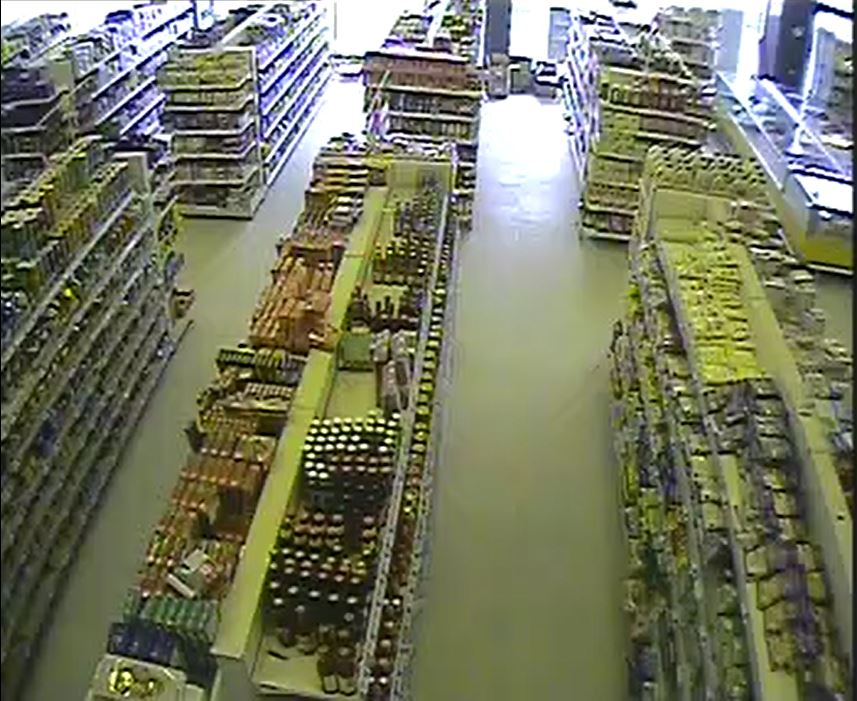
#> input picture Image.JPG, 857 x 701 px, given in place of video1.avi, which was not available
$ python motion_detector.py
#> lines starting #> are read from the running program, lines starting #| are printed output that depends on the picture; after the words box and inside, x2 and y2 are one past the last pixel; in counts of white or black regions, pixels touching at a corner belong together; pictures that were not available may be replaced by others from this repository, and a replacement may not be noted
import cv2
import numpy as np

cap = cv2.VideoCapture('video1.avi')

while (1):

    _, frame = cap.read()
#> frame is the input picture: shape (701, 857, 3); mean B, G, R 96.4, 119.2, 116.6
    hsv = cv2.cvtColor(frame, cv2.COLOR_BGR2HSV)
#> hsv: shape (701, 857, 3); mean H, S, V 47.4, 82.1, 124.4

    lower_red = np.array([30, 150, 50])
    upper_red = np.array([255, 255, 180])

    mask = cv2.inRange(hsv, lower_red, upper_red)
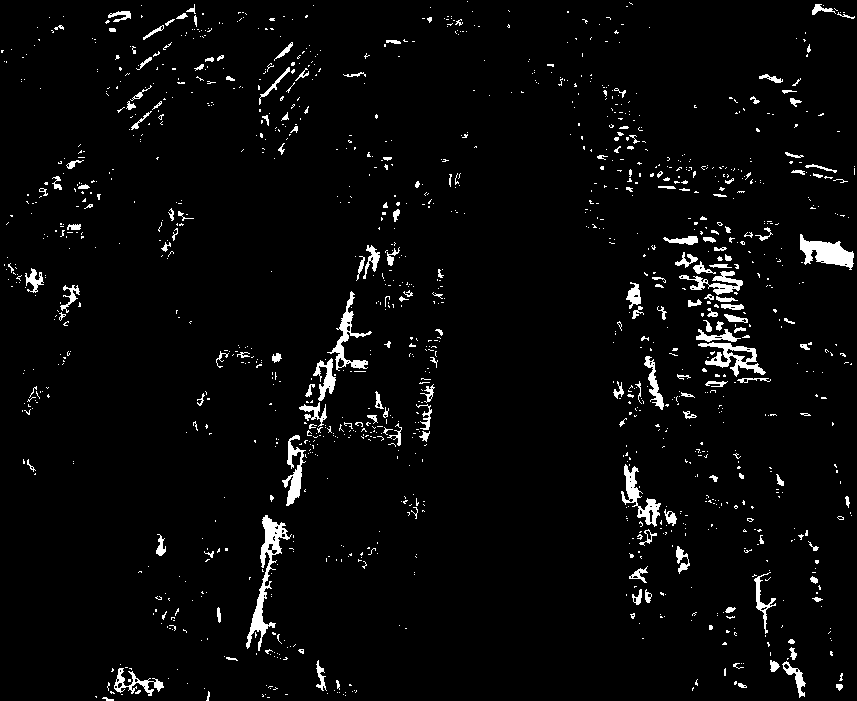
#> mask: shape (701, 857); 3.5% white; 1303 white regions (1123 under 20 px), largest, box (x1, y1, x2, y2) and area: (246, 515, 292, 651) 1369, (800, 234, 854, 270) 1004, (698, 342, 766, 377) 813
    res = cv2.bitwise_and(frame, frame, mask=mask)
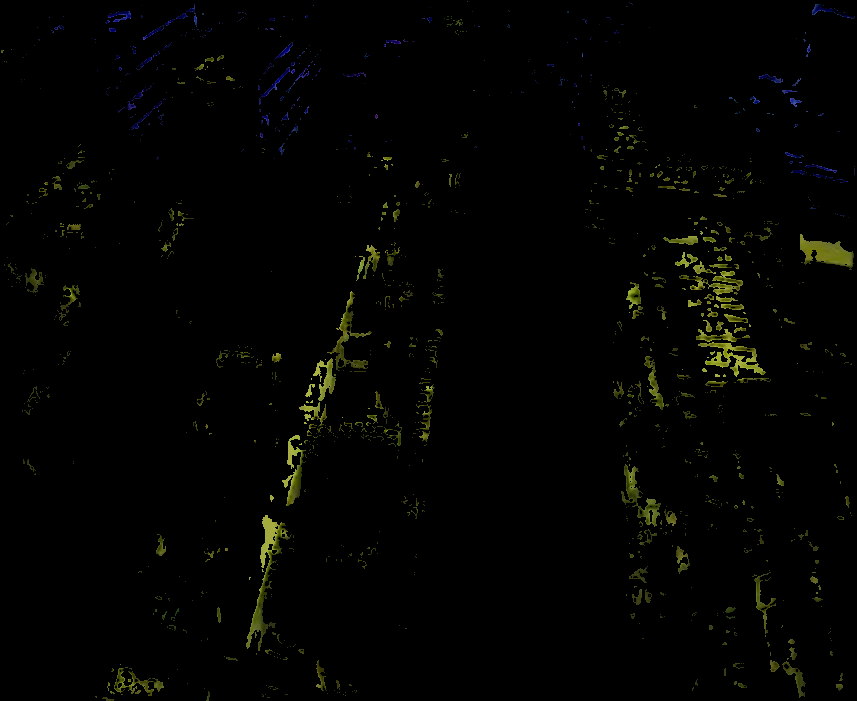
#> res: shape (701, 857, 3); mean B, G, R 1.3, 3.1, 2.9

    kernel = np.ones((5, 5), np.uint8)
    erosion = cv2.erode(mask, kernel, iterations=1)
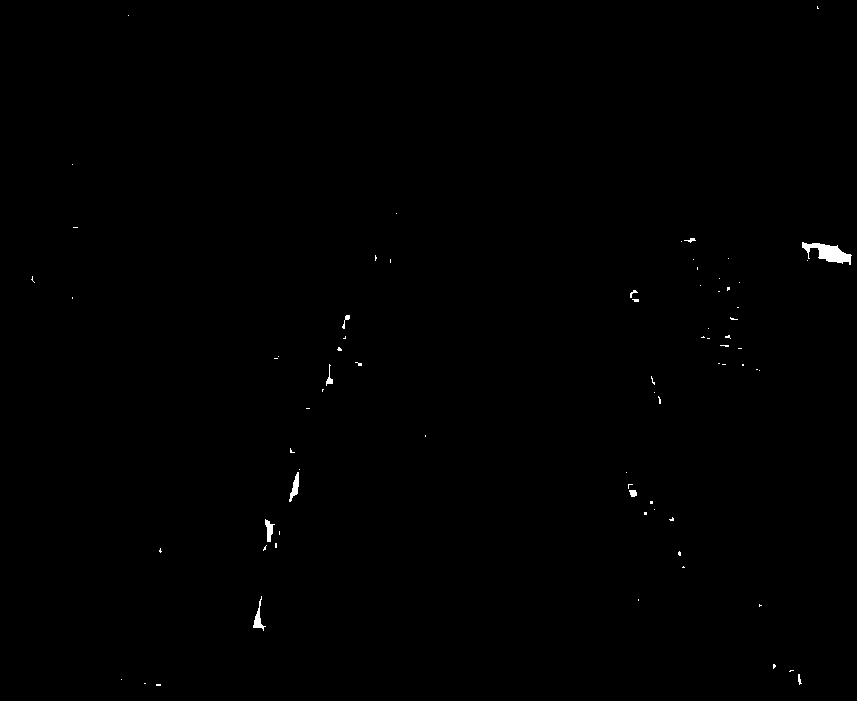
#> erosion: shape (701, 857); 0.25% white; 75 white regions (65 under 20 px), largest, box (x1, y1, x2, y2) and area: (802, 242, 852, 265) 554, (289, 472, 299, 502) 138, (253, 596, 266, 631) 137
    dilation = cv2.dilate(mask, kernel, iterations=1)
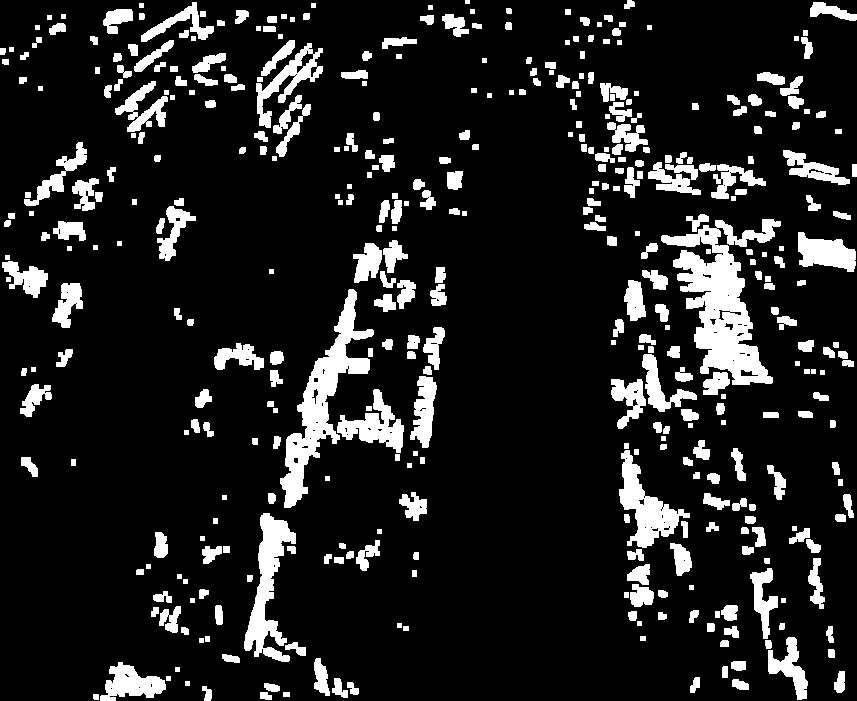
#> dilation: shape (701, 857); 13% white; 415 white regions, largest, box (x1, y1, x2, y2) and area: (661, 219, 781, 385) 8173, (280, 289, 374, 508) 5391, (244, 513, 296, 662) 3156

    cv2.imshow('Original', frame)
    cv2.imshow('Mask', mask)
    cv2.imshow('Erosion', erosion)
    cv2.imshow('Dilation', dilation)

    k = cv2.waitKey(5) & 0xFF
#> (key Esc is pressed here)
    if k == 27:
        break

cv2.destroyAllWindows()
cap.release()
